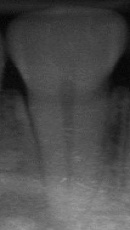
#> input picture test_data/tooth7.jpg, 130 x 230 px, found by its file name
$ jupyter execute --allow-errors logistic_regression.ipynb
#> lines starting #> are read from the running program, lines starting #| are printed output that depends on the picture
[cell 1]
import numpy as np
import matplotlib.pyplot as plt
import os
import cv2
import pickle

#> (a cell that did not finish here is left out)

#> (a cell that did not finish here is left out)

#> (a cell that did not finish here is left out)

#> (a cell that did not finish here is left out)

[cell 6]
# [14 lines left out: function sigmoid, not called in this run]

[cell 7]
# [19 lines left out: function initialize_with_zeros, not called in this run]

[cell 8]
# [35 lines left out: function propagate, not called in this run]

[cell 9]
# [53 lines left out: function optimize, not called in this run]

[cell 10]
# [31 lines left out: function predict, not called in this run]

[cell 11]
# [46 lines left out: function model, not called in this run]

#> (a cell that did not finish here is left out)

#> (a cell that did not finish here is left out)

[cell 14]
learning_rates = [0.01, 0.001, 0.0001]
models = {}

#> (the rest of this cell did not finish here and is left out)

[cell 15]
#first test with one image
my_image = 'C:\\Users\\USER\\Desktop\\xrays database\\test_data\\tooth7.jpg'
#preprocessing the image

IMG_SIZE = 80
image = cv2.imread(my_image,cv2.IMREAD_GRAYSCALE)
#> image is the input picture: shape (230, 130); min 2, max 160, mean 74.7
def preprocessing(my_image):
    image = cv2.imread(my_image,cv2.IMREAD_GRAYSCALE)
    new_image = cv2.resize(image,(IMG_SIZE, IMG_SIZE))
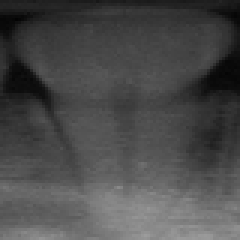
#> new_image: shape (80, 80) (shown 3 times larger); min 3, max 156, mean 74.5
    new_image_flatten = new_image.reshape((1,IMG_SIZE*IMG_SIZE)).T
#> new_image_flatten = 6400 values, max 156 at index 6288, min 3 at index 485, mean 74.54
    return new_image_flatten

new_image_flatten = preprocessing(my_image)
#> (the rest of this cell did not finish here and is left out)


$ run again, with test_data/tooth100.jpg copied over test_data/tooth7.jpg
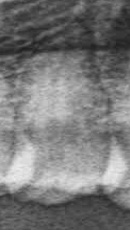
#> input picture test_data/tooth100.jpg, 130 x 230 px, found by its file name
#> image is the input picture: shape (230, 130); min 29, max 239, mean 120.1
#> in preprocessing, `new_image = cv2.resize(image,(IMG_SIZE, IMG_SIZE))`:
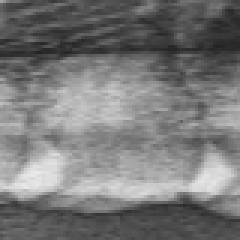
#> new_image: shape (80, 80) (shown 3 times larger); min 35, max 234, mean 119.9
#> in preprocessing, `new_image_flatten = new_image.reshape((1,IMG_SIZE*IMG_SIZE)).T`: new_image_flatten = 6400 values, max 234 at index 4572, min 35 at index 1272, mean 119.9

$ run again, with test_data/tooth105.jpg copied over test_data/tooth7.jpg
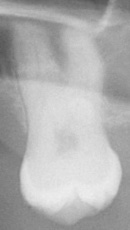
#> input picture test_data/tooth105.jpg, 130 x 230 px, found by its file name
#> image is the input picture: shape (230, 130); min 81, max 239, mean 176.6
#> in preprocessing, `new_image = cv2.resize(image,(IMG_SIZE, IMG_SIZE))`:
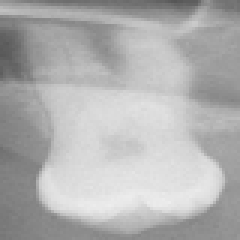
#> new_image: shape (80, 80) (shown 3 times larger); min 86, max 237, mean 176.5
#> in preprocessing, `new_image_flatten = new_image.reshape((1,IMG_SIZE*IMG_SIZE)).T`: new_image_flatten = 6400 values, max 237 at index 5416, min 86 at index 58, mean 176.5

$ run again, with test_data/tooth109.jpg copied over test_data/tooth7.jpg
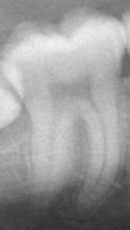
#> input picture test_data/tooth109.jpg, 130 x 230 px, found by its file name
#> image is the input picture: shape (230, 130); min 46, max 244, mean 155.8
#> in preprocessing, `new_image = cv2.resize(image,(IMG_SIZE, IMG_SIZE))`:
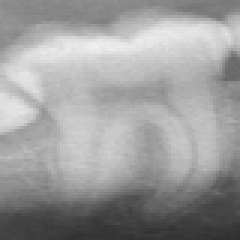
#> new_image: shape (80, 80) (shown 3 times larger); min 47, max 240, mean 155.7
#> in preprocessing, `new_image_flatten = new_image.reshape((1,IMG_SIZE*IMG_SIZE)).T`: new_image_flatten = 6400 values, max 240 at index 1232, min 47 at index 6396, mean 155.7
